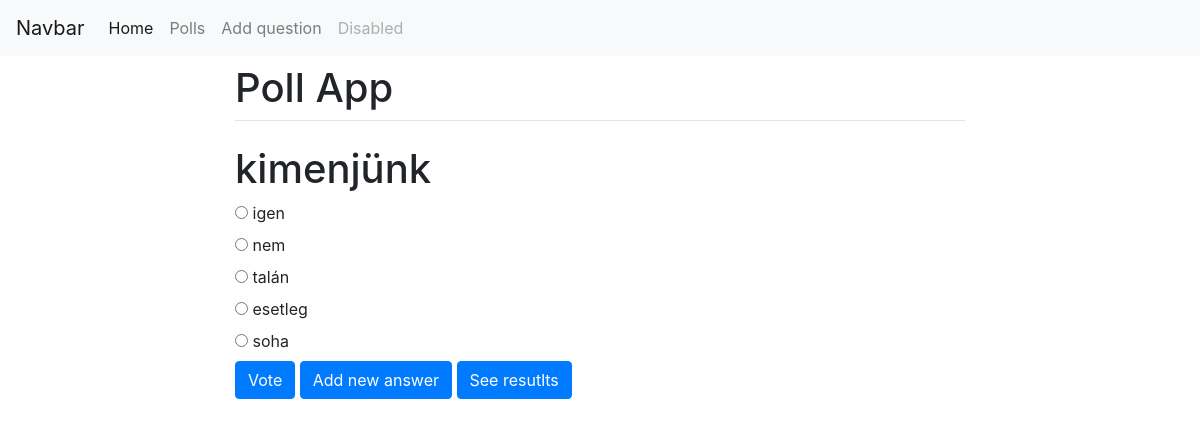
/polls/13/, run on the app's committed database.
### polls/models.py (models this page shows, shortened)
class Question(models.Model):
    question_text = models.CharField(max_length=200)
    pub_date = models.DateTimeField(editable=False, auto_now_add=True)

class Choice(models.Model):
    question = models.ForeignKey(Question, on_delete=models.CASCADE)
    choice_text = models.CharField(max_length=200)
    votes = models.IntegerField(default=0)

### polls/views.py (the view)
# urls.py: path('<int:pk>/', views.DetailView.as_view(), name='detail'),
class DetailView(generic.DetailView):
    model = Question
    template_name = 'polls/detail.html'

### polls/templates/polls/detail.html (shortened to what this page needs)
{% extends 'polls/base.html' %}
{% block content %}
    <div class="container">
      <div class="row justify-content-center">
        <div class="col-8">
          <h1 class="mt-2">Poll App</h1>
          <hr class="mt-0 mb-4">
<h1>{{ question.question_text }}</h1>
<form action="{% url 'polls:vote' question.id %}" method="post">
{% for choice in question.choice_set.all %}
    <input type="radio" name="choice" id="choice{{ forloop.counter }}" value="{{ choice.id }}">
    <label for="choice{{ forloop.counter }}">{{ choice.choice_text }}</label><br>
{% endfor %}
<input type="submit" value="Vote" class="btn btn-primary">
<a class=" btn btn-primary" href="{% url 'polls:addanswer' question.id %}">Add new answer</a>
<a class=" btn btn-primary" href="{% url 'polls:results' question.id %}">See resutlts</a>
</form>
</div>
</div>
</div>
{% endblock %}

### data on the page
Question: question_text "kimenjünk"
Choice: choice_text "igen"
Choice: choice_text "nem"
Choice: choice_text "talán"
Choice: choice_text "esetleg"
Choice: choice_text "soha"
